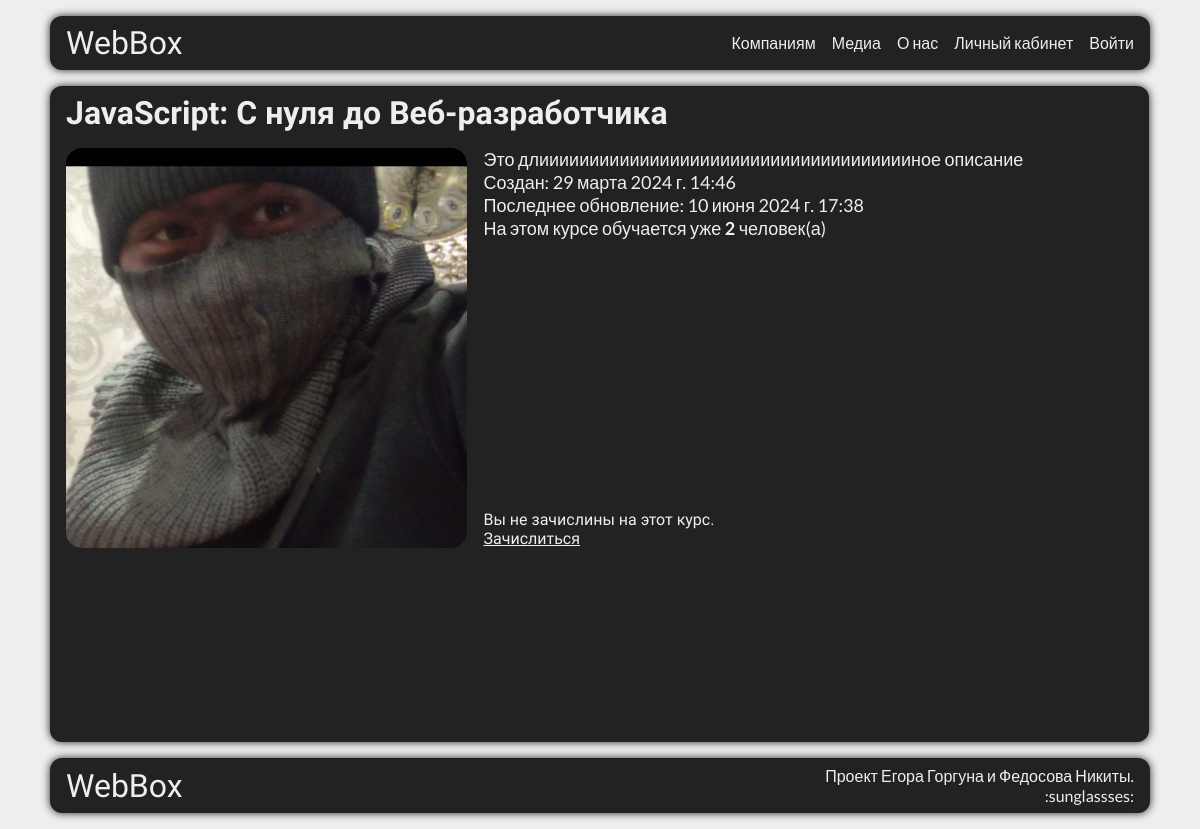
The page /c/js/ on the database as committed earlier.
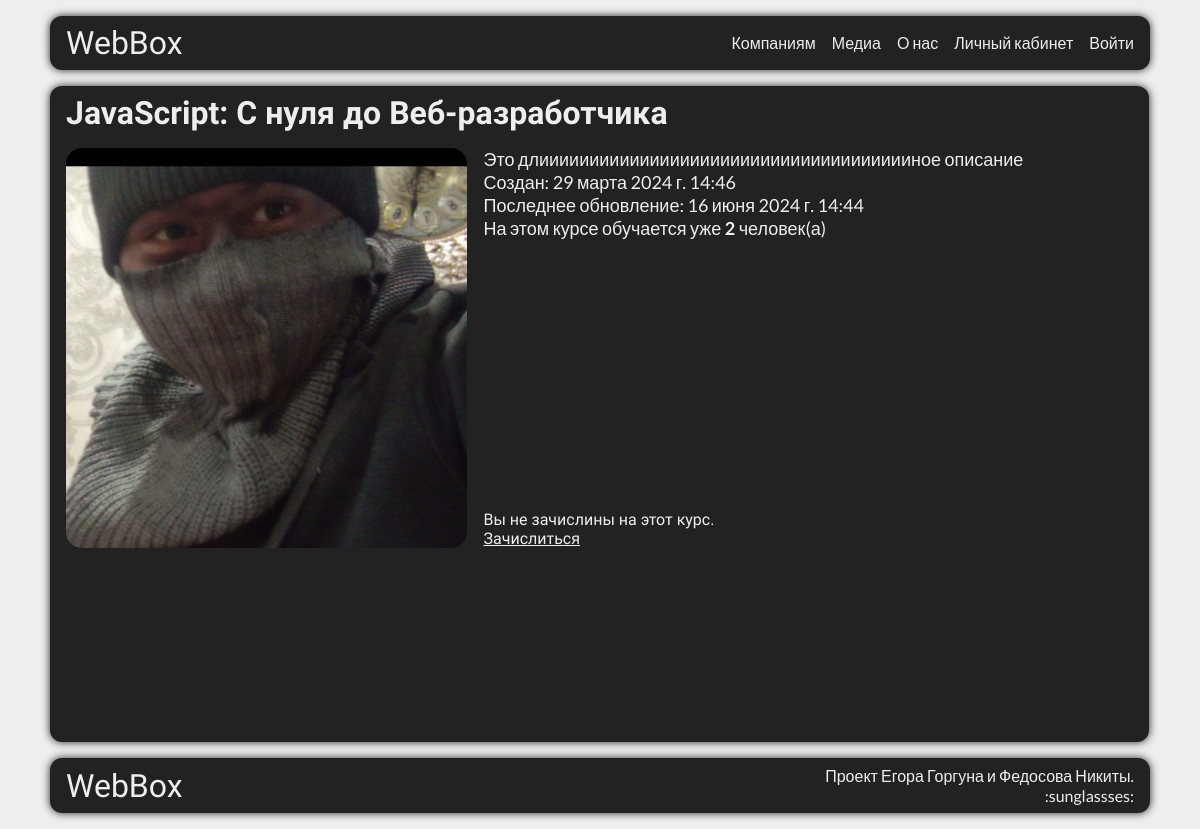
The same page on the database as committed later.
### main/models.py (models this page shows, shortened)
class Course(models.Model):
    title = models.CharField(max_length=255, verbose_name="Название курса")
    description = models.TextField(verbose_name="Описание курса")
    created_at = models.DateTimeField(auto_now_add=True, verbose_name="Дата создания курса")
    updated_at = models.DateTimeField(auto_now=True, verbose_name="Дата обновления курса")
    picture_preview = models.ImageField(upload_to='base/img/%Y/%m/%d', help_text='Эта картинка отображается на главной странице в карточкке курса.', default="webbox/img/placeholders/my_friend.jpg", verbose_name="Картинка курса (маленькая)")
    picture = models.ImageField(upload_to='base/img/%Y/%m/%d', help_text='Большая картинка.', default="webbox/img/placeholders/my_friend.jpg", verbose_name="Картинка курса (средняя)")
    is_published  = models.BooleanField(default=True, verbose_name="Публикация курса")
    short_name = models.CharField(max_length=20, default="none", verbose_name="Сокращенное название курса")
    price=models.CharField(max_length=255, default="none рублей", verbose_name="Цена курса с указанием единиц", help_text="Можно использовать html")
    clear_price=models.BigIntegerField(default=0, verbose_name="Цена (только число)")
    long_description = models.TextField(default="nn", help_text="Полное описание курса. Отображается на странице курса", verbose_name="Описание курса")
    themes = models.ManyToManyField(Theme, verbose_name="Темы курса")
    homeworks = models.ManyToManyField(Homework, verbose_name="Домашние задания")
    class Meta:
        verbose_name = 'Курс'
        verbose_name_plural = 'Курсы'

### webbox/views.py (the view)
# urls.py: path('c/<str:short_name>/', views.cardInfo, name='cardInfo'),
def cardInfo(request, short_name):
    error={}
    if Course.objects.all().filter(short_name=short_name):
        course = Course.objects.all().filter(short_name=short_name)[0]
        all_users = len(UserCourses.objects.all().filter(course=course))
    else:
        error['name'] = "Курс не существует"
        error['description'] = "Вы не можете получить доступ к этой странице или такого урока к курсу не существует"
        return render(request, 'errors_form.html', {'error': error})
    return render(request, 'webbox/info_course.html', {'course': course, 'number_of_users': all_users, 'sh': short_name})

### main/templates/webbox/info_course.html (shortened to what this page needs)
{% load static %}
<!DOCTYPE html>
<html>
<head>
    <link href="{% static "webbox/css/index.css" %}" rel="stylesheet">
</head>
<body>
    <div class="wrapper">
        <header class="header">
            <div class="header__logo">
                <p><a href="/">WebBox</a></p>
            </div>
            <div class="header__nav">
                <nav>
                    <ul>
                        <li><a href="/#forcomp">Компаниям</a></li>
                        <li><a href="/#media">Медиа</a></li>
                        <li><a href="/#about">О нас</a></li>
                        <li><a href='/u'>Личный кабинет</a></li>
                        {% if user.is_authenticated %}
                            <li><a href='/u'>Личный кабинет</a></li>
                            <li><a href='/a/u'>Выйти</a></li>
                        {% else %}
                        <li><a href='/a'>Войти</a></li>
                        {% endif %}
                    </ul>
                </nav>
            </div>
        </header>
        <main class="coursecard">
            <h2>{{course.title}}</h2>
            <div class="coursesflex">
                <img src="{{ course.picture.url }}" height="400" alt="BigImg"/>
                <div class="coursestext">
                    <div class="ct1">
                        <p>{{course.long_description}}</p>
                        <p>Создан: {{course.created_at}}</p>
                        <p>Последнее обновление: {{course.updated_at}}</p>
                        <p>На этом курсе обучается уже <b>{{number_of_users}}</b> человек(а)</p>
                    </div>
                    <div class="ct2">
                        {% if user.usercourses.course.short_name == sh and user.usercourses.course.short_name == 'none' or not user.is_authenticated%}
                            <p>Вы не зачислины на этот курс.</p>
                            <a href='/u'>Зачислиться</a>
                        {% elif user.usercourses.course.short_name == sh and user.usercourses.course.short_name != 'none'%}
                            <p>Вы уже зачислины на этот курс.</p>
                            <a href='/u'>Перейти в личный кабинет</a>
                        {% elif user.usercourses.course.short_name != sh and user.usercourses.course.short_name != 'none' %}
                            <p>Вы не зачислины на этот курс. Но уже обучаетесь на курсе "{{user.usercourses.course.title}}"</p>
                            <a href='/u'>Перейти в личный кабинет</a>
                        {% endif %}
                    </div>
                </div>
            </div>
        </main>
        <footer class="footer">
            <h5>WebBox</h5>
            <p>Проект Егора Горгуна и Федосова Никиты.<br>:sunglassses:</p>
        </footer>
    </div>
</body>
</html>

Rows that differ between the two databases and show on the page:
changed Course "JavaScript: С нуля до Веб-разработчика": updated_at "10 июня 2024 г. 17:38" → "16 июня 2024 г. 14:44"
